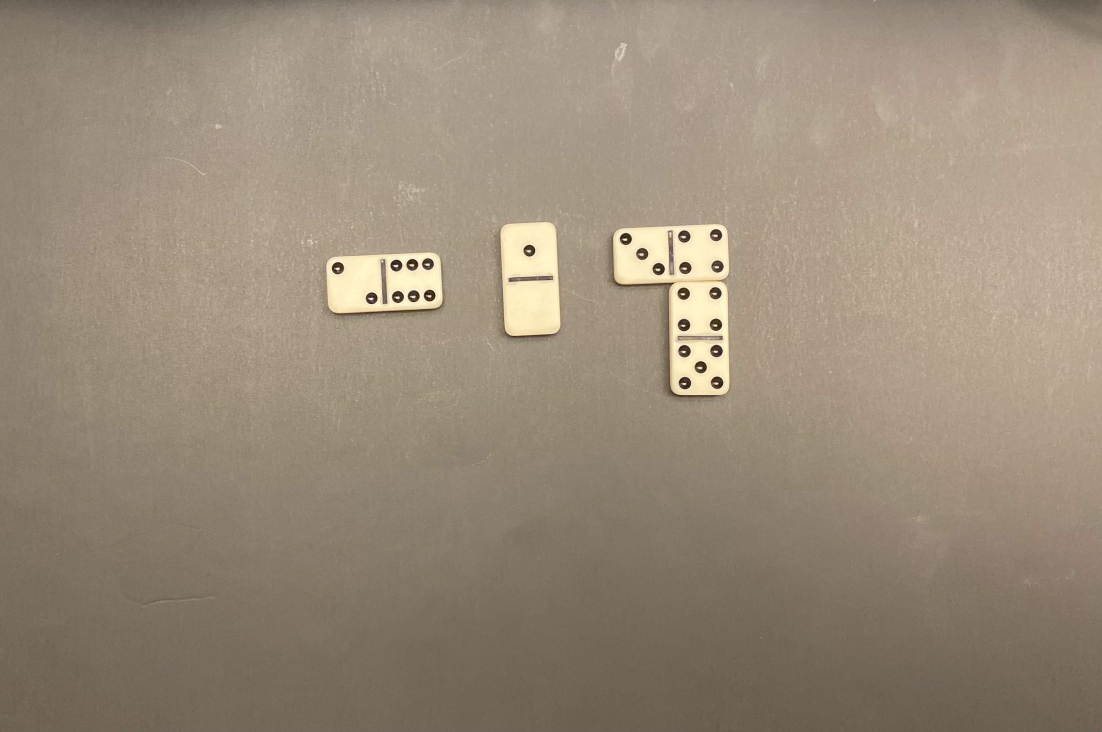
#> input picture domino_vision/domino_test.jpg, 3306 x 2194 px, given in place of the camera (shown at 1/3 size)
$ python domino_detection.py
#> lines starting #> are read from the running program, lines starting #| are printed output that depends on the picture; after the words box and inside, x2 and y2 are one past the last pixel; in counts of white or black regions, pixels touching at a corner belong together
import cv2
import numpy as np
import matplotlib.pyplot as plt
import rospy

def image_capture():
    cam = cv2.VideoCapture(0)
    result, image = cam.read()
#> image is the input picture: shape (2194, 3306, 3); mean B, G, R 121.5, 139.5, 153.5
    #cv2.imshow("snapshot", image)
    #cv2.waitKey(0)
    #cv2.destroyAllWindows()

    def domino_visualization(image):
        img = cv2.resize(image, None, fx = 0.5, fy = 0.5)
        #img = cv2.imread(image) # Get image
        gray = cv2.cvtColor(img, cv2.COLOR_BGR2GRAY) # Convert to grayscale
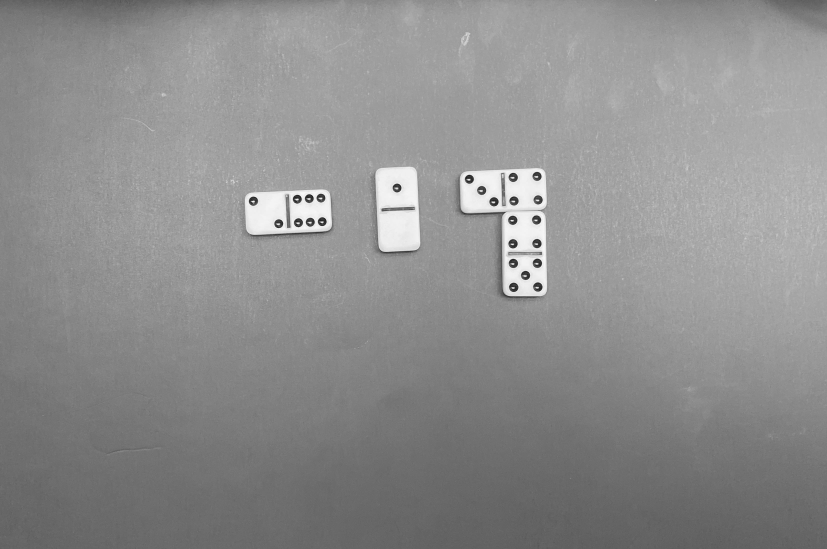
#> gray: shape (1097, 1653) (shown at 1/2 size); min 16, max 250, mean 141.8
        ret,thresh = cv2.threshold(gray,160,255,0) # original: 127, 255 Apply black/white mask. Will need to tune this value based on lighting conditions
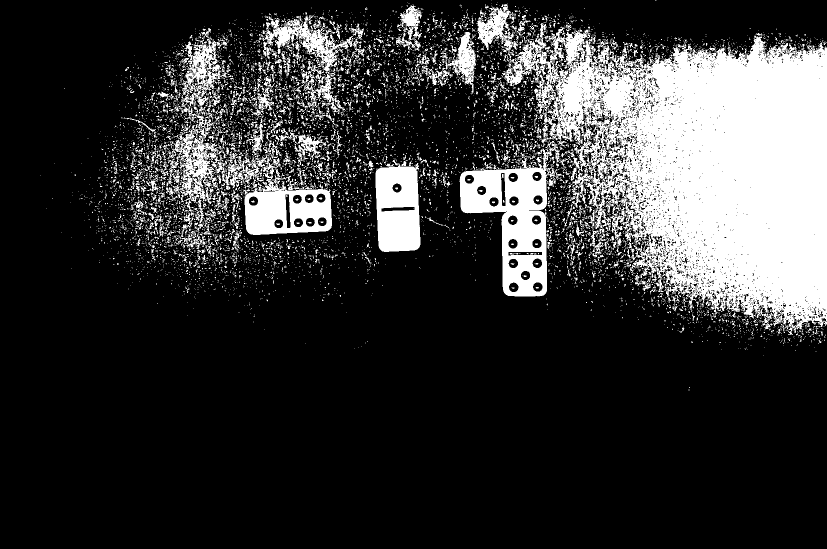
#> thresh: shape (1097, 1653) (shown at 1/2 size); 20.9% white; 7973 white regions (7365 under 20 px)
        cv2.imshow("Shapes", thresh)
        cv2.waitKey(0)
        cv2.destroyAllWindows()
        contours,hierarchy = cv2.findContours(thresh, 1, 2)
#> contours = 13293 contours, 12567 with area under 20; largest, box (x1, y1, x2, y2) and area: (953, 8, 1653, 670) 250356, (919, 282, 1129, 593) 30294, (325, 75, 527, 423) 18567, (487, 307, 664, 470) 15844, (751, 320, 841, 504) 13904
        #print("Number of contours detected:", len(contours))

        # Maybe add conditional statement for if no domino

        # Iterating over contours detected to determine if it is a rectangle
        for cnt in contours:
            approx = cv2.approxPolyDP(cnt, 0.03*cv2.arcLength(cnt, True), True) #use 0.03 if we want to see the skinny rectangle
            if len(approx) == 4:
                x, y, w, h = cv2.boundingRect(cnt)
                ratio = float(w)/h # Rectangle's width to height ratio

                if w > h: # Assume horizontal orientation for domino
                    if ratio > 1.9 and ratio < 2.1: # 5 is the maximum ratio to prevent seeing the middle black line
                        # Create a cropped image to count just the dots in that domino, splitting it in half.
                        crop1 = thresh[y:y+h, x:int(np.floor(x+w/2))]
                        crop2 = thresh[y:y+h, int(np.floor(x+w/2)):int(np.floor(x+w))]

                        # Dots:
                        detector1 = cv2.SimpleBlobDetector_create()
                        keypoints1 = detector1.detect(crop1)
                        print("Black Dots Count for half 1/2:",len(keypoints1))

                        detector2 = cv2.SimpleBlobDetector_create()
                        keypoints2 = detector2.detect(crop2)
                        print("Black Dots Count for half 2/2:",len(keypoints2))

                        cv2.imshow("Cropped", crop1)
                        cv2.waitKey(0)
                        cv2.destroyAllWindows()

                        cv2.imshow("Cropped", crop2)
                        cv2.waitKey(0)
                        cv2.destroyAllWindows()

                        # Outline Rectangle:
                        cv2.putText(img, 'Rectangle', (x, y), cv2.FONT_HERSHEY_SIMPLEX, 0.6, (0, 255, 0), 2)
                        img = cv2.drawContours(img, [cnt], -1, (0,255,0), 3)

                elif h > w: # assume domino is in vertical orientation
                    if ratio > 0.4 and ratio < 0.6: #0.2 is the minimum ratio to prevent seeing the middle black line
                        # Create a cropped image to count just the dots in that domino.
                        crop1 = thresh[y:int(np.floor(y+h/2)), x:x+w]
                        crop2 = thresh[int(np.floor(y+h/2)):int(np.floor(y+h)), x:x+w]

                        # Dots:
                        detector1 = cv2.SimpleBlobDetector_create()
                        keypoints1 = detector1.detect(crop1)
                        print("Black Dots Count for half 1/2:",len(keypoints1))

                        detector2 = cv2.SimpleBlobDetector_create()
                        keypoints2 = detector2.detect(crop2)
                        print("Black Dots Count for half 2/2:",len(keypoints2))

                        cv2.imshow("Cropped", crop1)
                        cv2.waitKey(0)
                        cv2.destroyAllWindows()

                        cv2.imshow("Cropped", crop2)
                        cv2.waitKey(0)
                        cv2.destroyAllWindows()

                        # Outline Rdomino_detectionectangle:
                        cv2.putText(img, 'Rectangle', (x, y), cv2.FONT_HERSHEY_SIMPLEX, 0.6, (0, 255, 0), 2)
                        img = cv2.drawContours(img, [cnt], -1, (0,255,0), 3)


            cv2.imshow("Dominos Analyzed", img)
            cv2.waitKey(0)
            cv2.destroyAllWindows()
#> this loop made 13293 passes
#> (cnt, approx, x, y, w, h, ratio) on passes 23, 45: ([[1594, 689], [1593, 690], [1594, 690], [1595, 689]], [[1595, 689], [1594, 689], [1593, 690], [1594, 690]], 1593, 689, 3, 2, 1.5), ([[1563, 681], [1563, 683], [1563, 682], [1564, 681]], [[1564, 681], [1563, 681], [1563, 683], [1563, 682]], 1563, 681, 2, 3, 0.667)
#> (approx, x, y, w, h, ratio) on passes 1, 35, 44, 49: ([[1377, 779], [1377, 780], [1378, 780], [1378, 779]], 1377, 779, 2, 2, 1), ([[1568, 684], [1566, 686], [1567, 687], [1567, 685]], 1566, 684, 3, 4, 0.75), ([[1622, 681], [1622, 682], [1623, 682], [1623, 681]], 1622, 681, 2, 2, 1), ([[1648, 679], [1648, 680], [1649, 681], [1649, 680]], 1648, 679, 2, 3, 0.667)
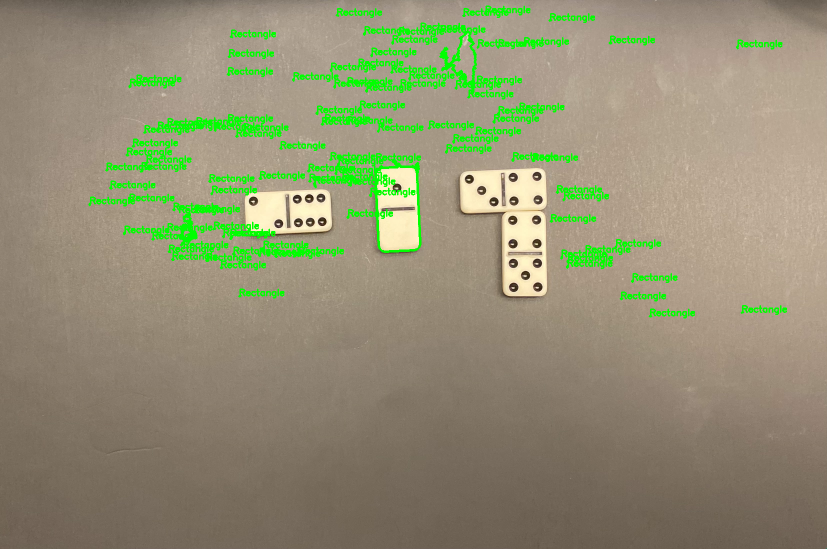
#> img: shape (1097, 1653, 3) (shown at 1/2 size); mean B, G, R 115.5, 144, 145.9
    domino_visualization(image)
image_capture()
'''
def domino_detection():
    rospy.init_node('domino_detection')
    rospy.Service('domino_detection',,image_capture)

if __name__ == '__main__':
  # Check if the node has received a signal to shut down
  # If not, run the talker method
  print('main')
  #Run this program as a new node in the ROS computation graph
  #called /turtlebot_controller.
  rospy.init_node('domino_detection', anonymous=True)

  rospy.Subscriber("/usb_cam/image_raw", image, image_capture) ## what are we subscribing to here?

  rospy.spin()
  '''

$ run again, on domino_vision/domino_chain.jpg
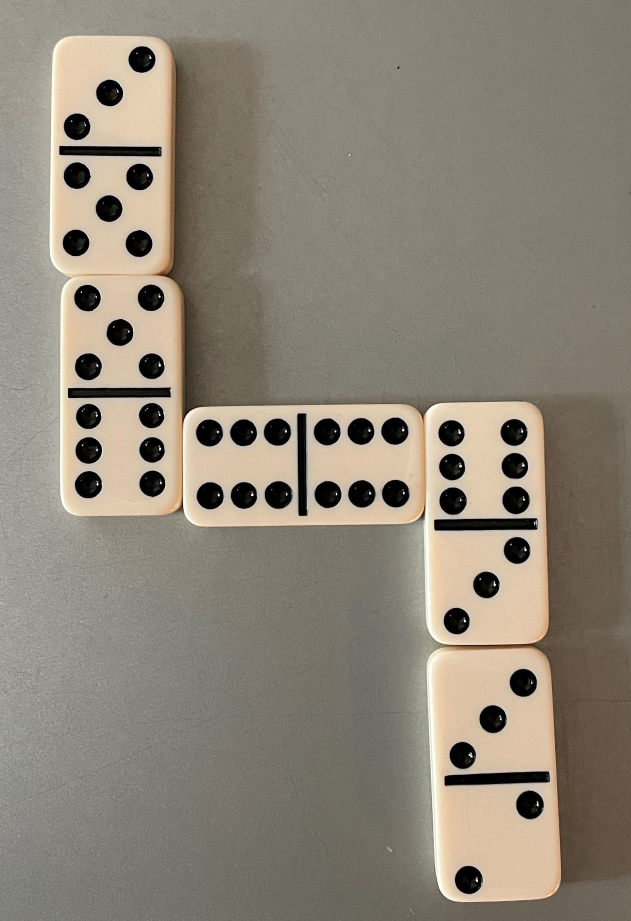
#> input picture domino_vision/domino_chain.jpg, 1892 x 2763 px, given in place of the camera (shown at 1/3 size)
#> in image_capture, image is the input picture: shape (2763, 1892, 3); mean B, G, R 119.2, 132.7, 140.3
#> in domino_visualization, `ret,thresh = cv2.threshold(gray,160,255,0)`:
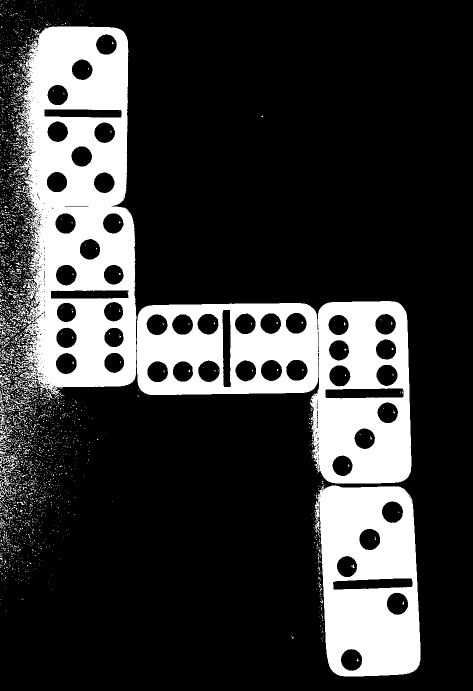
#> thresh: shape (1382, 946) (shown at 1/2 size); 22.3% white; 3077 white regions (2939 under 20 px)
#> contours = 4193 contours, 4042 with area under 20; largest, box (x1, y1, x2, y2) and area: (29, 53, 273, 801) 146406, (274, 602, 823, 967) 130128, (628, 971, 841, 1353) 69920, (665, 1156, 826, 1180) 2920, (650, 776, 808, 798) 2907
#> the loop in domino_visualization, `for cnt in contours:` made 4193 passes
#> (x, y, w, h, ratio, crop1, crop2) on passes 86, 186, 286: (2, 1146, 4, 2, 2, [[0, 0], [255, 255]], [[255, 0], [255, 255]]), (26, 1107, 4, 2, 2, [[255, 255], [0, 0]], [[255, 0], [0, 255]]), (19, 1078, 2, 4, 0.5, [[255, 0], [255, 0]], [[255, 255], [255, 0]])
#> (printed output is left out)
#> after the loop in domino_visualization, `for cnt in contours:`:
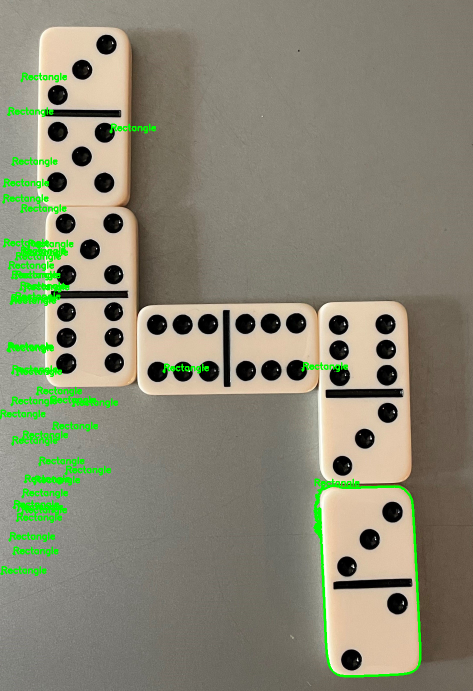
#> img: shape (1382, 946, 3) (shown at 1/2 size); mean B, G, R 115.2, 135.6, 135.8
